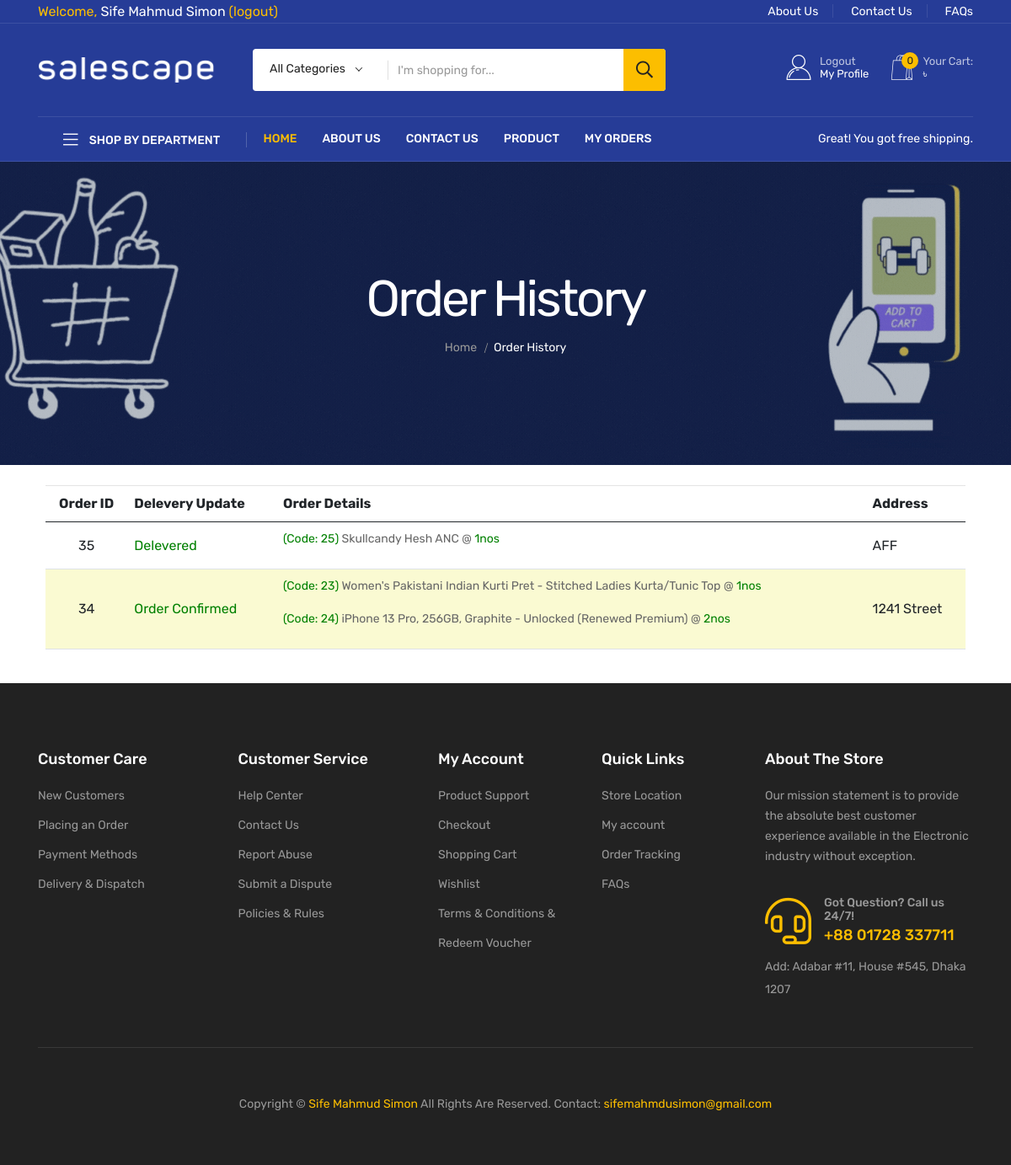
/orderlist/ (signed in), run on an earlier commit of the app's database.
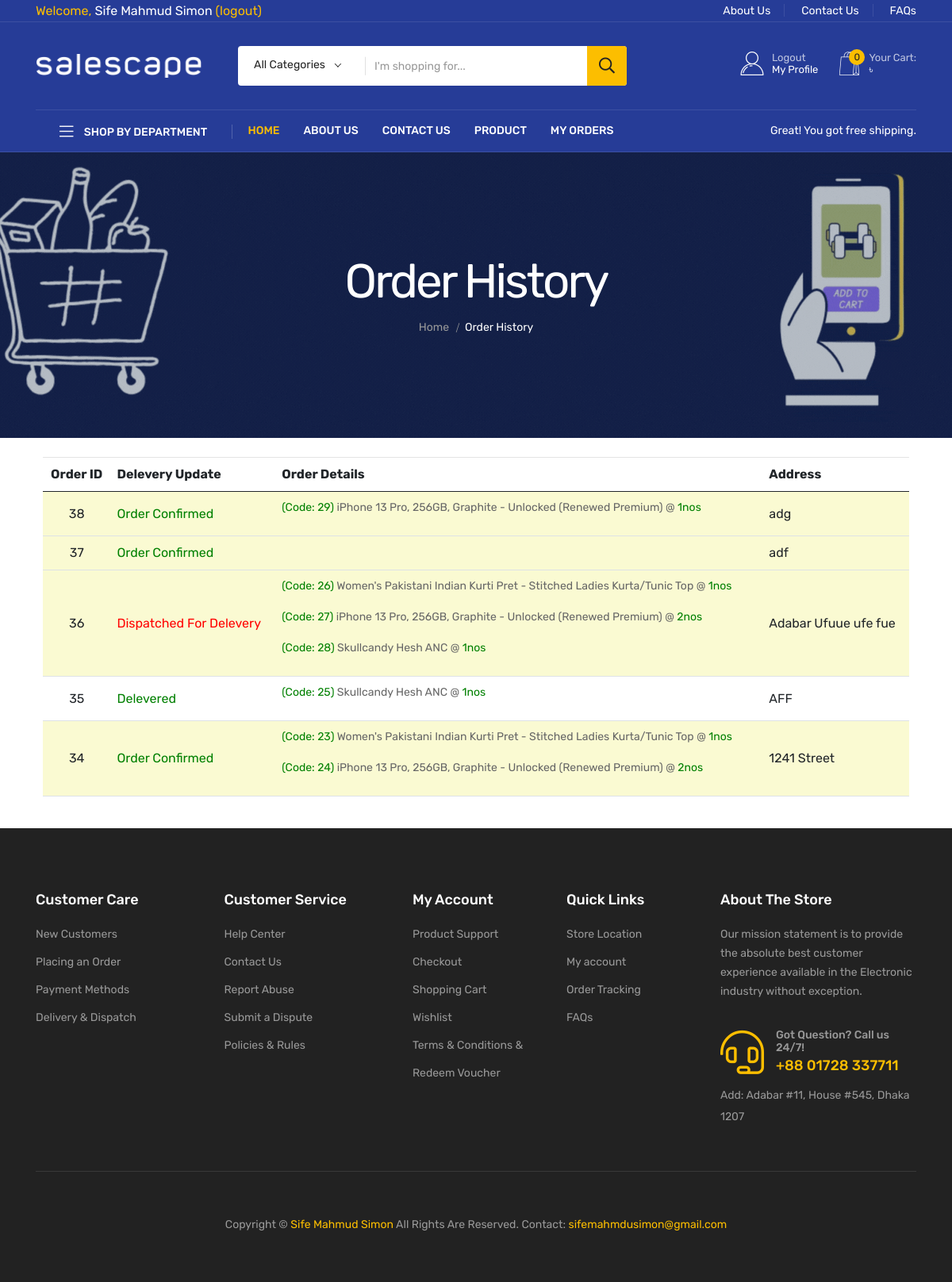
And on a later commit of the database.
### app/models.py (models this page shows, shortened)
class Order(models.Model):
    user = models.ForeignKey(User,on_delete=models.CASCADE)
    address = models.TextField(max_length=300)
    created_at = models.DateTimeField(auto_now_add=True)
    packaged = models.BooleanField(default=False)
    dispatched = models.BooleanField(default=False)
    delivered = models.BooleanField(default=False)
    def __str__(self):
        return str(self.id)

class OrderItem(models.Model):
    order = models.ForeignKey(Order, related_name='items', on_delete=models.CASCADE)
    product_name = models.CharField(max_length=100)
    quantity = models.IntegerField()
    price = models.DecimalField(max_digits=10, decimal_places=2)

### E_Commerce/views.py (the view)
# urls.py: path('orderlist/',views.orderlist,name='orderlist'),
@login_required(login_url="/accounts/login/")
def orderlist(request):
    orders = Order.objects.all()
    print(orders)
    return render(request, 'order/orderlist.html',{'orders': orders})

### templates/order/orderlist.html
{% extends "base.html" %}
{% load static %}
{% block content %}
<div class="page-banner-area page-banner-height-2"
        data-background="{% static 'assets/img/banner/banner-4.gif'%}">
        <div class="container">
            <div class="row">
                <div class="col-xl-12">
                    <div class="page-banner-content text-center">
                        <h4 class="breadcrumb-title">Order History</h4>
                        <div class="breadcrumb-two">
                            <nav>
                                <nav class="breadcrumb-trail breadcrumbs">
                                    <ul class="breadcrumb-menu">
                                        <li class="breadcrumb-trail">
                                            <a href="index.html"><span>Home</span></a>
                                        </li>
                                        <li class="trail-item">
                                            <span>Order History</span>
                                        </li>
                                    </ul>
                                </nav>
                            </nav>
                        </div>
                    </div>
                </div>
            </div>
        </div>
    </div>
<div class="container p-4">
    <table class="table table-hover">
        <thead>
          <tr>
            <th class="text-center" scope="col">Order ID</th>
            <th scope="col">Delevery Update</th>
            <th scope="col">Order Details</th>
            <th scope="col">Address</th>
          </tr>
        </thead>
        <tbody>
        {% for order in orders reversed %}
        <tr style="{% if not order.delivered %} background-color: lightgoldenrodyellow; {% endif %}">
            <td class="align-middle text-center" scope="row">{{ order.id }}</td>
            <td class="align-middle">
                {% if order.delivered %}
                    <span style="color: green;">Delevered</span>
                {% else %}
                    {% if order.dispatched %}
                        <span style="color: red;">Dispatched For Delevery</span>
                    {% else %}
                        {% if order.packaged %}
                            <span style="color: orange;">Packaging Complete</span>
                        {% else %}
                            <span style="color: green;">Order Confirmed</span>
                        {% endif %}
                    {% endif %}
                {% endif %}
                </td>
            <td>
                {% for item in order.items.all %}
                <p>
                    <span style="color: green;">(Code: {{ item.id }})</span>
                    {{ item.product_name }} @
                    <span style="color: green;">{{ item.quantity }}nos</span>
                </p>
                {% endfor %}
            </td>
            <td class="align-middle">
                    {{order.address}}
            </td>
        </tr>
         {% endfor %}
      </table>
{% endblock content %}

### templates/includes/header.html (shortened to what this page needs)
{% load static %}
<header class="header d-blue-bg">
  <div class="header-top">
    <div class="container">
      <div class="header-inner">
        <div class="row align-items-center">
          <div class="col-xl-6 col-lg-7">
            <div class="header-inner-start">
              <div class="support d-none d-sm-block">
                {% if user.is_authenticated %}
                <form action="{% url 'logout' %}" method="POST">
                  <span style="color:#FCBE00 ;">Welcome,</span>
                  {% if user.first_name == "" %}
                  <span style="color: white ;">{{user.email}}</span>
                  {% else %}
                  <span style="color: white ;">{{user.first_name}} {{user.last_name}} </span>
                  {% endif %}
                  <button type="submit" style="border: none; background: none; color: #FCBE00;">(logout)</button>
                </form>
                {% else %}
                <p>You are not logged in <a href="{% url 'login' %}"
                    style="border: none; background: none; color: #FCBE00; ">(signup/login)</a></p>
                {% endif %}
              </div>
            </div>
          </div>
          <div class="col-xl-6 col-lg-5 d-none d-lg-block">
            <div class="header-inner-end text-md-end">
              <div class="ovic-menu-wrapper">
                <ul>
                  <li><a href="{% url 'about' %}">About Us</a></li>
                  <li><a href="{% url 'contact' %}">Contact Us</a></li>
                  <li><a href="faq.html">FAQs</a></li>
                </ul>
              </div>
            </div>
          </div>
        </div>
      </div>
    </div>
  </div>
  <div class="header-mid">
    <div class="container">
      <div class="heade-mid-inner">
        <div class="row align-items-center">
          <div class="col-xl-3 col-lg-3 col-md-4 col-sm-4">
            <div class="header__info">
              <div class="logo">
                <a href="{% url 'home' %}" class="logo-image"><img src="{% static 'assets/img/logo/logo1.png' %}"
                    alt="logo" /></a>
              </div>
            </div>
          </div>
          <div class="col-xl-5 col-lg-4 d-none d-lg-block">
            <div class="header__search">
              <form action="#">
                <div class="header__search-box">
                  <input class="search-input" type="text" placeholder="I'm shopping for..." />
                  <button class="button" type="submit">
                    <i class="far fa-search"></i>
                  </button>
                </div>
                <div class="header__search-cat">
                </div>
              </form>
            </div>
          </div>
          {% include 'includes/modal.html' %}
        </div>
      </div>
    </div>
  </div>
  <div class="header__bottom">
    <div class="container">
      <div class="row g-0 align-items-center">
        <div class="col-lg-3">
          <div class="cat__menu-wrapper side-border d-none d-lg-block">
            <div class="cat-toggle">
              <button type="button" class="cat-toggle-btn cat-toggle-btn-1">
                <i class="fal fa-bars"></i> Shop by department
              </button>
            </div>
          </div>
        </div>
        <div class="col-lg-6 col-md-6 col-3">
          <div class="header__bottom-left d-flex d-xl-block align-items-center">
            <div class="main-menu d-none d-lg-block">
              <nav>
                <ul>
                  <li>
                    <a href="{% url 'home' %}" class="active">Home</i></a>
                  </li>
                  <li><a href="{% url 'about' %}">About Us</a></li>
                  <li><a href="{% url 'contact' %}">Contact Us</a></li>
                  <li><a href="{% url 'product' %}">Product</a></li>
                  <li>
                    <a href="{% url 'orderlist' %}">My Orders</i></a>
                  </li>
                </ul>
              </nav>
            </div>
          </div>
        </div>
        <div class="col-lg-3 col-md-6 col-9">
          <div class="shopeing-text text-sm-end">
            {% if cart_total_amount >= 0 and cart_total_amount < 500 %} <p>Spend {{-500|add:cart_total_amount}} more and
              get free shipping!</p>
              {% else %}
              <p>Great! You got free shipping.</p>
              {% endif %}
          </div>
        </div>
      </div>
    </div>
  </div>
</header>

What changed in the data, as far as the page shows it:
added Order: id "38", delivered "Order Confirmed", address "adg"
added OrderItem: id "29", product_name "iPhone 13 Pro, 256GB, Graphite - Unlocked (Renewed Premium)", quantity "1", shown under "38"
added Order: id "37", delivered "Order Confirmed", address "adf"
added Order: id "36", delivered "Dispatched For Delevery", address "Adabar Ufuue ufe fue"
added OrderItem: id "26", product_name "Women's Pakistani Indian Kurti Pret - Stitched Ladies Kurta/Tunic Top", quantity "1", shown under "36"
added OrderItem: id "27", product_name "iPhone 13 Pro, 256GB, Graphite - Unlocked (Renewed Premium)", quantity "2", shown under "36"
added OrderItem: id "28", product_name "Skullcandy Hesh ANC", quantity "1", shown under "36"
